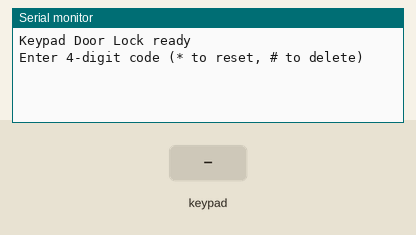
Simulated run of this program. Board: Arduino Mega 2560, built with avr-gcc and run on an emulated ATmega2560. Shown: the last lines printed to the serial monitor. The test bench sets the inputs (shaded band).

Above: at 1.2 s.
1.3 s: key '1' pressed
At 1.9 s:
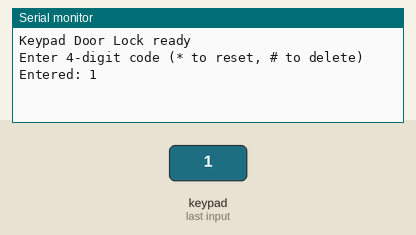
2.8 s: keypad keys 1 2 3 4 pressed 0.4 s apart
At 3.87 s:
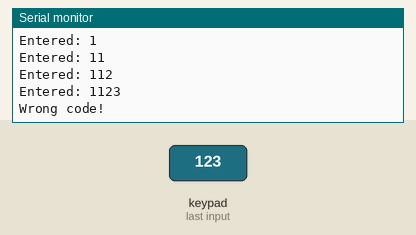
5.9 s: key 'A' pressed
At 6.8 s:
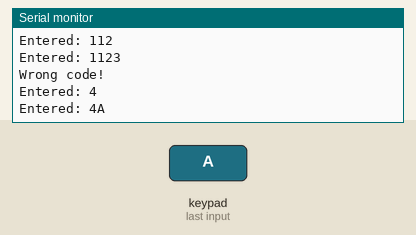
7.4 s: keypad keys 1 2 3 4 # pressed 0.4 s apart
At 10.2 s:
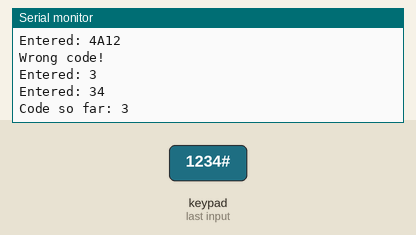
10.9 s: key 'B' pressed
At 11.8 s:
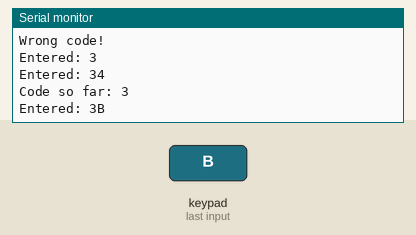
12.4 s: keypad keys 1 2 3 4 * pressed 0.4 s apart
At 15.3 s:
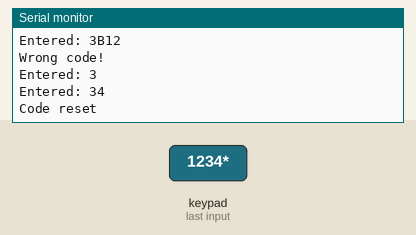
Timing chart, 0 to 16.8 s (numbered marks = the images above; inputs shaded):
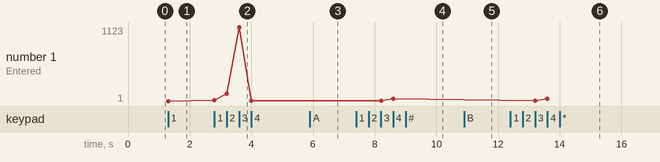

The program:

main.cpp
```cpp
#include <Arduino.h>
#include <Keypad.h>

constexpr byte ROWS = 4;
constexpr byte COLS = 4;

const char BUTTONS[ROWS][COLS] = {
  {'1', '2', '3', 'A'},
  {'4', '5', '6', 'B'},
  {'7', '8', '9', 'C'},
  {'*', '0', '#', 'D'}
};

// Pin assignments — must match wiring.yaml
// Uses high-numbered pins (23-37 odd) to avoid conflicts
byte rowPins[ROWS] = {23, 25, 27, 29};
byte colPins[COLS] = {31, 33, 35, 37};

Keypad keypad = Keypad(makeKeymap(BUTTONS), rowPins, colPins, ROWS, COLS);

const String SECRET_CODE = "1234";
String entered_code = "";

void setup() {
  Serial.begin(9600);
  Serial.println("Keypad Door Lock ready");
  Serial.println("Enter 4-digit code (* to reset, # to delete)");
}

void loop() {
  char key = keypad.getKey();
  if (!key) return;

  if (key == '*') {
    entered_code = "";
    Serial.println("Code reset");
    return;
  }

  if (key == '#') {
    if (entered_code.length() > 0) {
      entered_code = entered_code.substring(0, entered_code.length() - 1);
    }
    Serial.print("Code so far: ");
    Serial.println(entered_code);
    return;
  }

  entered_code += key;
  Serial.print("Entered: ");
  Serial.println(entered_code);

  if (entered_code.length() == SECRET_CODE.length()) {
    if (entered_code == SECRET_CODE) {
      Serial.println("*** DOOR UNLOCKED ***");
      delay(2000);
      Serial.println("Door re-locked");
    } else {
      Serial.println("Wrong code!");
    }
    entered_code = "";
  }
}
```

Measured:
- after the input at 1.3 s, the serial monitor: prints a new line at once (image 1)
- after the input at 2.8 s, the serial monitor: prints a new line at once (image 2)
- after the input at 5.9 s, the serial monitor: prints a new line at once (image 3)
- after the input at 7.4 s, the serial monitor: prints a new line at once (image 4)
- after the input at 10.9 s, the serial monitor: prints a new line at once (image 5)
- after the input at 12.4 s, the serial monitor: prints a new line at once (image 6)
- plotted number 1: 4 → 34 after the input at 7.4 s
